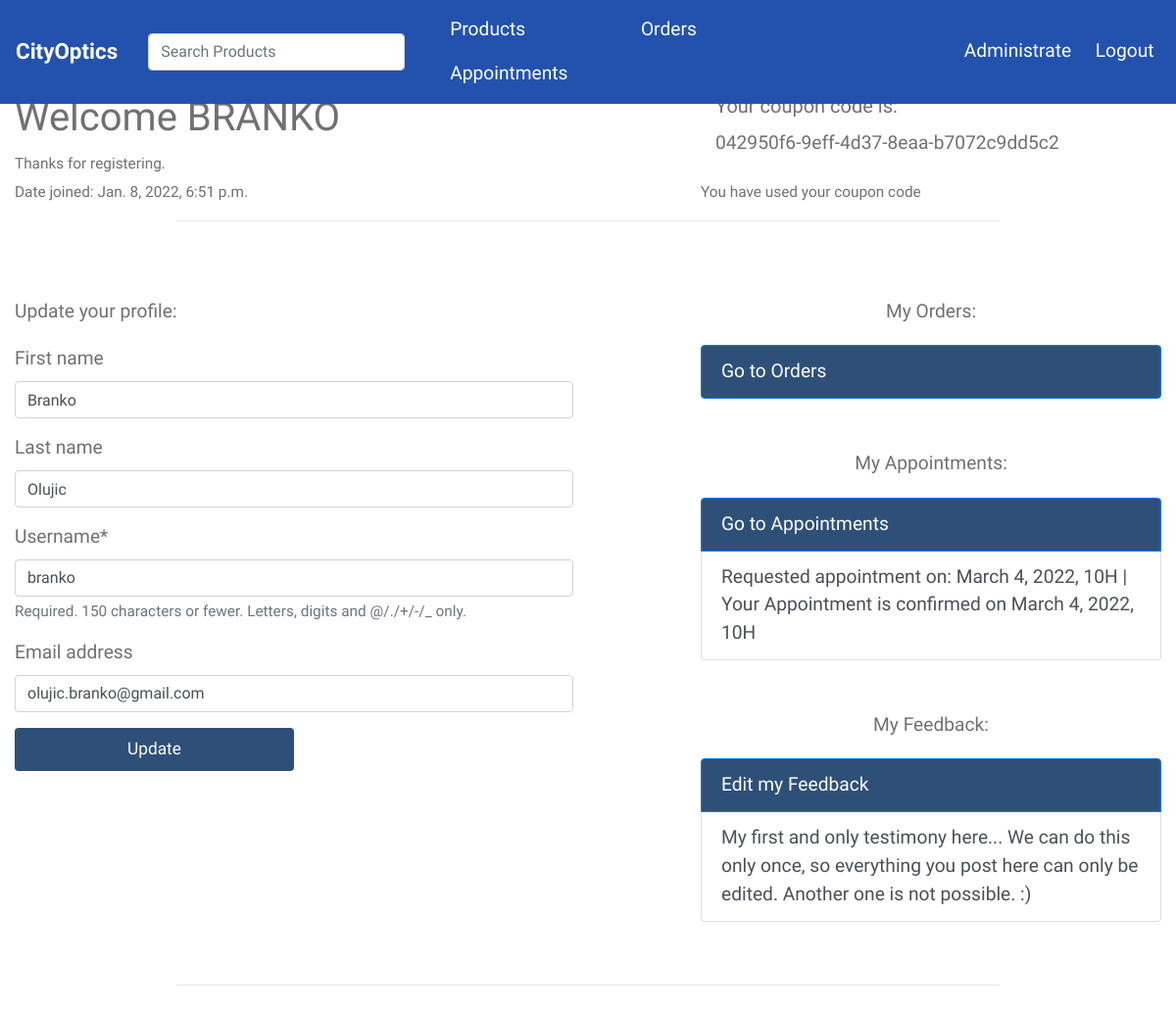
Screenshot of /accounts/profile/branko-olujic-branko (signed in) with the database file from the repository.
### accounts/models.py (models this page shows, shortened)
class Customer(models.Model):
    user = models.OneToOneField(User, on_delete=models.CASCADE)
    slug = models.SlugField(blank=True, null=True)
    email = models.CharField(max_length=55, unique=True)
    phone = models.CharField(max_length=99, blank=True, null=True)
    created_on = models.DateTimeField(auto_now_add=True)
    discount_used = models.BooleanField(default=False)
    code = models.UUIDField(default=uuid.uuid4, editable=False, unique=True)

class Testimony(models.Model):
    customer = models.OneToOneField(Customer, on_delete=models.CASCADE)
    comment = models.TextField(max_length=555)
    date_created = models.DateTimeField(auto_now_add=True)
    updated = models.DateTimeField(auto_now=True)
    approved = models.BooleanField(default=False)
    image = models.ImageField(default='cat.jpg', upload_to='feedback_pics')
    objects = models.Manager()
    class Meta:
        verbose_name_plural = 'Testimonies'

### appointments/models.py (models this page shows, shortened)
class Appointment(models.Model):
    HOURS = [
        ('9H', '9H - 10H'),
        ('10H', '10H - 11H'),
        ('11H', '11H - 12H'),
        ('12H', '12H - 13H'),
        ('13H', '13H - 14H'),
        ('14H', '14H - 15H'),
        ('15H', '15H - 16H'),
        ('16H', '16H - 17H')
    ]
    name = models.CharField(max_length=150)
    phone = models.CharField(max_length=33)
    email = models.EmailField(blank=True, null=True)
    hour = models.CharField(max_length=33, choices=HOURS)
    message = models.TextField(blank=True, null=True)
    is_confirmed = models.BooleanField(default=False)
    date = models.DateField()
    customer = models.ForeignKey(Customer, on_delete=models.SET_NULL, blank=True, null=True)
    objects = models.Manager()

### accounts/views.py (the view)
# urls.py: path('profile/<slug:slug>', views.profile, name='profile'),
@login_required
def profile(request, slug):
    if request.method == "POST":
        form = CustomerUpdateForm(request.POST, instance=request.user)
        if form.is_valid():
            form.save()
            messages.success(request, 'Profile Updated')
            context = {
                'object': 'Profile',
                'form': CustomerUpdateForm(instance=request.user),
                'customer': request.user.customer
            }
            return render(request, 'accounts/profile.html', context)
        else:
            return redirect('city-optics')
    else:
        try:
            customer = Customer.objects.get(slug=slug)
            form = CustomerUpdateForm(instance=request.user)
            context = {
                'customer': customer,
                'object': 'Profile',
                'form': form
            }
            return render(request, 'accounts/profile.html', context)
        except ObjectDoesNotExist:
            raise Http404

### accounts/forms.py
class CustomerUpdateForm(forms.ModelForm):
    class Meta:
        model = User
        fields = ('first_name', 'last_name', 'username', 'email')

### accounts/templates/accounts/profile.html (shortened to what this page needs)
{% extends 'base.html' %}
{% load static %}
{% load crispy_forms_tags %}
{% block content %}
{% include 'navbar.html' %}
<div style="margin:25px;">
    <br>
</div>
<div class="container">
    <div class="row">
        <div class="col-7">
            <h1>Welcome {{customer.user.username|upper}}</h1>
            <small>Thanks for registering.</small>
        </div>
        {% if customer.user.id == request.user.id %}
        <div class="col-5">
            <div class="container">
                <h5>Your coupon code is: </h5><p>{{customer.code}}</p>
            </div>
        </div>
        {% endif %}
    </div>
    <div class="row">
        <div class="col-7">
            <small>Date joined: {{customer.created_on}}</small>
        </div>
        <div class="col-5">
            {% if customer.discount_used %}
            <small>You have used your coupon code</small>
            {% else %}
            <small>You still have not used your coupon code. Check out our </small><a href="{% url 'all_products' %}">Products</a>
            {% endif %}
        </div>
    </div>
</div>
<hr style="width: 70%;"/><br/><br/>
{% if customer.user.id == request.user.id %}
<div class="container">
    <div class="row">
        <div class="col-6">
            <p>Update your profile:</p>
            <form method="POST">
                {{form|crispy}}
                <input type="submit" class="btn tm-btn-submit" value="Update" style="background:#2e5078;">
            </form>
        </div>
        <div class="col-5 ml-auto">
            <center><p>My Orders: </p></center>
            <div class="list-group mb-5">
                <a href="{% url 'order' %}" class="list-group-item list-group-item-action active"
                   aria-current="true" style="background:#2e5078;">
                    Go to Orders
                </a>
            </div>
            <center><p>My Appointments: </p></center>
            <div class="list-group mb-5">
                <a href="{% url 'appointment' %}" class="list-group-item list-group-item-action active"
                   aria-current="true" style="background:#2e5078;">
                    Go to Appointments
                </a>
                {% for appointment in customer.appointment_set.all %}
                <button type="button" class="list-group-item list-group-item-action">Requested appointment on:
                    {{ appointment.date }}, {{appointment.hour}} | {% if appointment.is_confirmed %}Your Appointment is
                    confirmed on
                    {{ appointment.date}}, {{appointment.hour}}{% else %}Your appointment is not confirmed yet.
                    {% endif %}
                </button>
                {% endfor %}
            </div>
             <center><p>My Feedback: </p></center>
            <div class="list-group mb-5">
                {% if customer.testimony %}
                <a href="{% url 'edit_testimony' customer.slug %}" class="list-group-item list-group-item-action active"
                   aria-current="true" style="background:#2e5078;">
                    Edit my Feedback
                </a>
                {% else %}
                <a href="{% url 'testimony' %}" class="list-group-item list-group-item-action active"
                   aria-current="true" style="background:#2e5078;">
                    Send us your Feedback
                </a>
                {% endif %}
                <button type="button" class="list-group-item list-group-item-action">
                    {{customer.testimony.comment}}
                </button>
            </div>
        </div>
    </div>
</div>
<hr style="width: 70%;"/><br/>
{% endif %}
{% endblock content %}

### static/css/tooplate-infinite-loop.css (style rules this page uses)
body { font-family: "Raleway", sans-serif; font-size: 1.2em; color: #707070; margin: 0; padding: 0; overflow-x: hidden; }
a { transition: all 0.3s ease; color: #38B; }
.btn { padding: 8px 32px; }
.tm-btn-submit { font-size: 0.9em; color: #fff; background-color: #369; width: 50%; margin-bottom: 60px; }
::placeholder { color: white; opacity: 1; }
p { line-height: 1.9; }
@media (min-width: 1200px) { .container { max-width: 1275px; } }

### rows the page displays
Customer: user.username "BRANKO", code "042950f6-9eff-4d37-8eaa-b7072c9dd5c2", created_on "Jan. 8, 2022, 6:51 p.m.", testimony.comment "My first and only testimony here... We can do this only once, so everything you post here can only be edited. Another one is not possible. :)"
Appointment: date "March 4, 2022", hour "10H"
